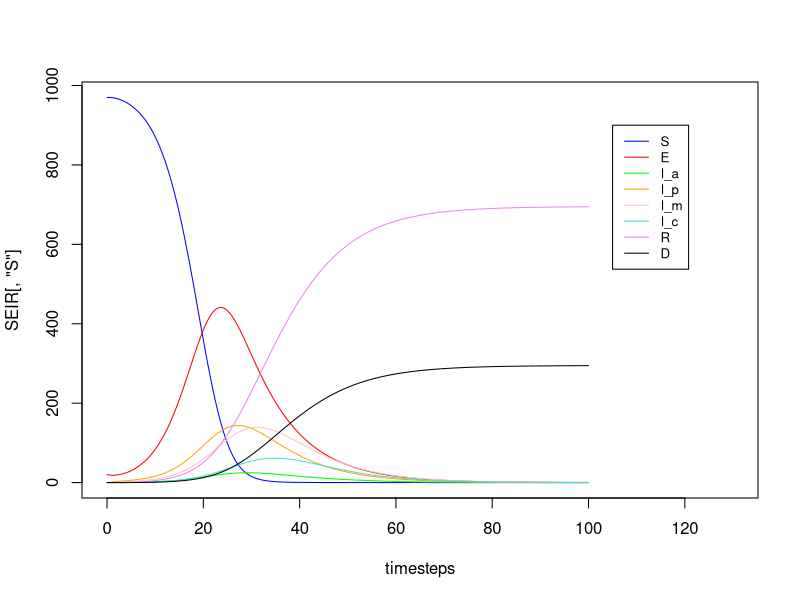

R code for this plot:
##Discrete time model
##covid testing

#matrix setup
#rows=discrete time
#columns=variables (disease compartments)

tstart=0
tend=100
timestep_reduction = 2
timesteps = seq(tstart, tend, 1/timestep_reduction)

variables = 14 
SEIR = array(dim = c(length(timesteps),variables))
colnames(SEIR) = c("S", "E", "I_a", "A_a","I_p", "A_p", "I_m", "A_m", "I_c", "A_c", "R", "R_a", "D", "D_a")

#initial population sizes
S0 = 970
E0 = 20
I_a0 = 0
I_p0 = 0
I_m0 =  0
I_c0 =  0
R0 = 0
D0 = 0
#ascertained compartments initial population sizes
A_a0 = 0
A_p0 = 0
A_m0 = 0
A_c0 = 0
R_a0 = 0
D_a0 = 0

SEIR[1,] = c(S0, E0, I_a0, A_a0, I_p0, A_p0, I_m0, A_m0, I_c0, A_c0, R0, R_a0, D0, D_a0 )


#####parameter values#####
# sigma = progression rates between infectious compartments 
#gamma = recovery rates
#psi = ascertainments rates
#mu = death rates

# time in I_P ~ 2 days
# time in I_M ~ 7 days
# time in I_C ~ 7 days
# 15% of E goes to I_A
# 10% of I_M goes to critical



#lambda =  #1 this is a function of time so appears in loop
beta = 1 
alpha = .1  #2,7 exposed to asymptomatic
m = 0.1     #2,7

sigma_p = 1/4   #3,11 presymptomatic to mild
sigma_m = 1/8    #4,12 mild to critical symptoms = 10% of I_M
gamma_m = 1/9  #5,10 mild to recovery 
gamma_c = 1/10  #6,13 critical to recovery
gamma_a = 1/7  #8,9 asymptomatic to recovered   
mu_c = 1/6   #20,14 critical to death

#####ascertainment parameters
r = 0
psi_p = 0#15
psi_m = 0#16
psi_c = 0 #17
psi_a = 0#19   

for(t_index in seq(2,nrow(SEIR))){
  N = sum(SEIR[t_index-1,])
  
  S = SEIR[t_index - 1, "S"]
  E = SEIR[t_index - 1, "E"]
  I_a = SEIR[t_index - 1, "I_a"]
  A_a = SEIR[t_index - 1, "A_a"]
  I_p = SEIR[t_index - 1, "I_p"]
  A_p = SEIR[t_index - 1, "A_p"]
  I_m = SEIR[t_index - 1, "I_m"]
  A_m = SEIR[t_index - 1, "A_m"]
  I_c = SEIR[t_index - 1, "I_c"]
  A_c = SEIR[t_index - 1, "A_c"]
  R = SEIR[t_index - 1, "R"]
  R_a = SEIR[t_index - 1, "R_a"]
  D = SEIR[t_index - 1, "D"]
  D_a = SEIR[t_index - 1, "D_a"]
  
  #lambda is a fucntion of time
  lambda = beta*(((I_a + I_p + I_m + I_c)+r*(A_a + A_p + A_m + A_c))/N)
  
  change_S = - lambda*S
  change_E = lambda*S - m*E
  change_I_a = (alpha*m)*E - (psi_a + gamma_a)*I_a
  change_A_a = psi_a*I_a - gamma_a*A_a
  change_I_p = ((1-alpha)*m)*E - (sigma_p + psi_p)*I_p
  change_A_p = psi_p*I_p - sigma_p*A_p
  change_I_m = sigma_p*I_p - (sigma_m + psi_m + gamma_m)*I_m
  change_A_m = sigma_p*A_p + psi_m*I_m - (sigma_m + gamma_m)*A_m
  change_I_c = sigma_m*I_m - (gamma_c + psi_c + mu_c)*I_c
  change_A_c = psi_c*I_c + sigma_m*A_m - (gamma_c + mu_c)*A_c
  change_R = gamma_a*I_a + gamma_m*I_m + gamma_c*I_c
  change_R_a = gamma_a * A_a + gamma_m*A_m + gamma_c*A_c
  change_D = mu_c*I_c
  change_D_a = mu_c*A_c
  
  rateofchange<-c(change_S, change_E, change_I_a, change_A_a, change_I_p, change_A_p, change_I_m,
                  change_A_m, change_I_c,change_A_c, change_R, change_R_a, change_D,change_D_a)
  
  SEIR[t_index,]= SEIR[t_index-1,] + rateofchange*1/timestep_reduction
 
}


plot(timesteps, SEIR[, "S"], type = 'l', col = 'blue', ylim = c(min(SEIR), max(SEIR)), xlim=c(0,130))
lines(timesteps, SEIR[, "E"], col = 'red')
lines(timesteps, SEIR[, "I_a"], col = 'green')
lines(timesteps, SEIR[, "I_p"], col = 'orange')
lines(timesteps, SEIR[, "I_m"], col = 'pink' )
lines(timesteps, SEIR[, "I_c"], col = 'turquoise' )
lines(timesteps, SEIR[, "R"], col = 'violet')
lines(timesteps, SEIR[, "D"], col = 'black')
legend(105, 900, legend=c("S", "E", "I_a", "I_p", "I_m" , "I_c", "R", "D"),
       col=c("blue", "red", "green", "orange", "pink", "turquoise","violet", "black"), lty=1, cex=0.8)
